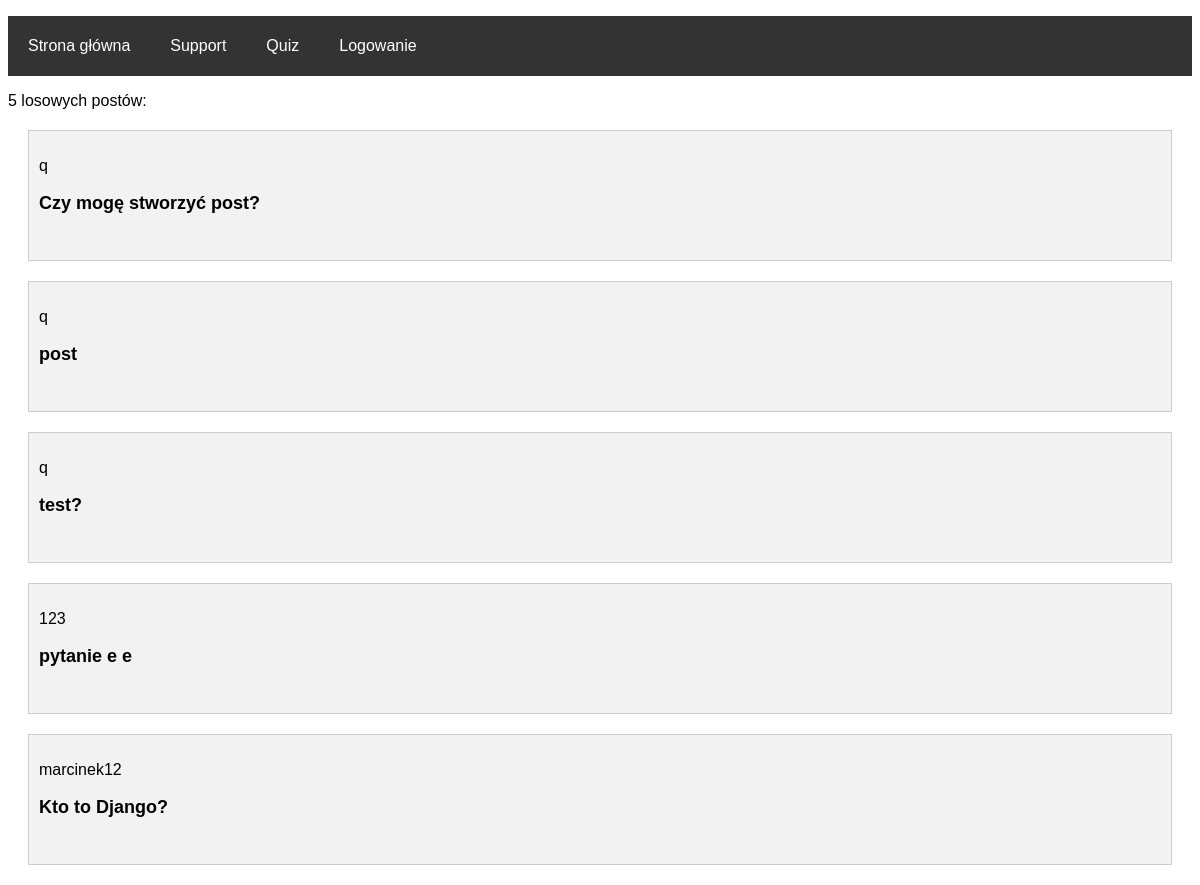
The app's page /quiz/ with its own data.
### bool/models.py (models this page shows)
class Post(models.Model):
    question = models.TextField(max_length=200)
    answer = models.TextField(max_length=200)
    likes = models.ManyToManyField(Profile, related_name='likes')
    profile = models.ForeignKey(Profile, on_delete=models.CASCADE)
    created = models.DateTimeField(auto_now=True)
    image = models.ImageField(upload_to='images')
    saved = models.ManyToManyField(Profile, related_name="saved_post")

class Profile(models.Model):
    user = models.OneToOneField(User, on_delete=models.CASCADE)
    avatar = models.ImageField(upload_to='awatars')

### bool/views.py (the view)
# urls.py: path('quiz/', views.Quiz.as_view(), name="quiz"),
class Quiz(View):
    def get(self, request):
        i = 1
        list = Post.objects.all()
        posts = []
        while i <= 5:
            post = random.choice(list)
            posts.append(post)
            list = list.exclude(id=post.id)
            i += 1
        context = {"posts": posts}
        return render(request, 'quiz.html', context)

### templates/quiz.html (shortened to what this page needs)
<!DOCTYPE html>
{% load static %}  <link rel="stylesheet" href="{% static '/css/main_form.css' %}">
<html>
<html lang="en">
<head>
</head>
<body>
{% if user.is_authenticated %}
 <header>
    <nav class="navbar">
        <ul>
            <li><a href="{% url 'main' %}">Strona główna</a></li>
            <li><a href="{% url 'account' %}">Profil</a></li>
            <li><a href="{% url 'support' %}">Support</a></li>
            <li><a href="{% url 'quiz' %}">Quiz</a></li>
            <li><a href="{% url 'logout' %}">Wyloguj</a></li>
        </ul>
    </nav>
</header>
 {% else %}
<header>
    <nav class="navbar">
        <ul>
            <li><a href="{% url 'main' %}">Strona główna</a></li>
            <li><a href="{% url 'support' %}">Support</a></li>
            <li><a href="{% url 'quiz' %}">Quiz</a></li>
            <li><a href="{% url 'login' %}">Logowanie</a></li>
        </ul>
    </nav>
</header>
 {% endif %}
<a> 5 losowych postów: </a>
{% for post in posts %}
<div class="post">
    <p class="added">{{ post.profile.user }}</p>
    <p class="question">{{ post.question }}</p>
    </div>
{% endfor %}
</body>
</html>

### static/css/main_form.css (style rules this page uses)
.navbar ul { display: flex; align-items: center; height: 60px; background-color: #333; color: #fff; padding: 0 20px; list-style: none; }
.navbar li { margin-right: 20px; }
.navbar a { color: #fff; text-decoration: none; margin-right: 20px; }
.post { border: 1px solid #ccc; margin-bottom: 20px; padding: 20px; }
.post { margin: 20px; padding: 10px; background-color: #f2f2f2; border: 1px solid #ccc; }
.question { font-size: 18px; font-weight: bold; cursor: pointer; }
body { font-family: Arial, sans-serif; font-size: 16px; }

### records on screen
Post: profile.user "q", question "Czy mogę stworzyć post?"
Post: profile.user "q", question "post"
Post: profile.user "q", question "test?"
Post: profile.user "123", question "pytanie e e"
Post: profile.user "marcinek12", question "Kto to Django?"
